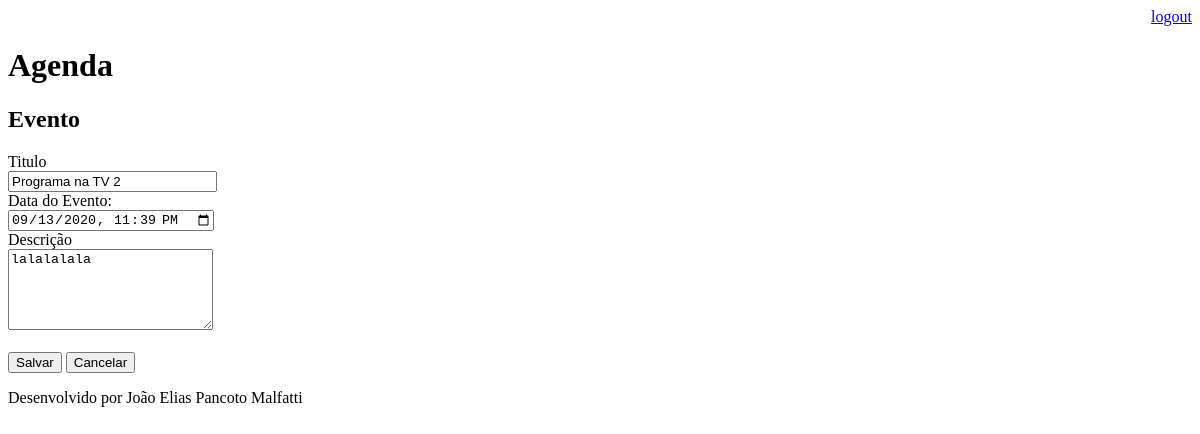
/agenda/evento/?id=6 (signed in), run on an earlier commit of the app's database.
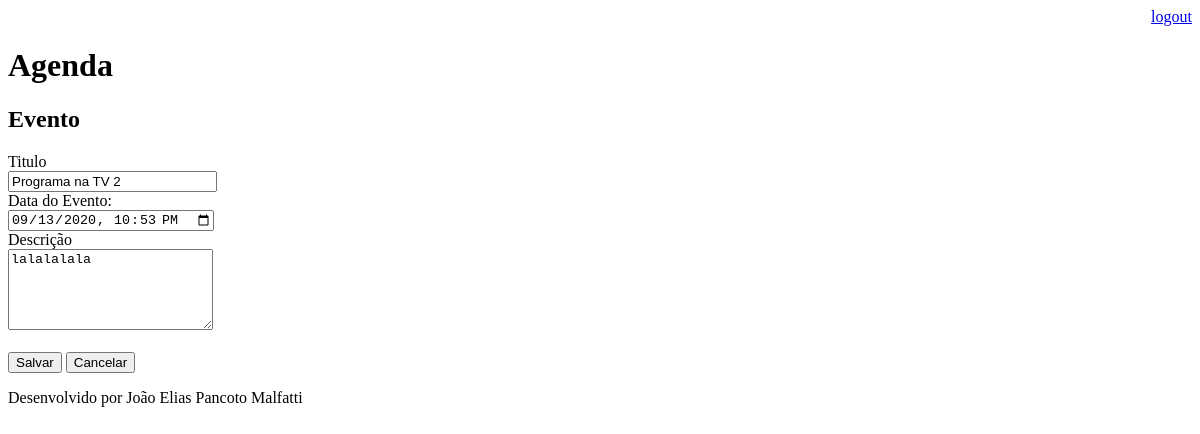
And on a later commit of the database.
### core/models.py (models this page shows, shortened)
class Evento(models.Model):
    titulo = models.CharField(max_length=100)
    descricao = models.TextField(blank=True, null= True)
    data_evento = models.DateTimeField(verbose_name='Data do Evento')
    data_criacao = models.DateTimeField(auto_now=True) # sempre criado o registro, vai ser atual hora
    usuario = models.ForeignKey(User, on_delete=models.CASCADE)
    class Meta:
        db_table = 'evento'
    def get_data_input_evento(self):
        return self.data_evento.strftime('%Y-%m-%dT%H:%M')

### core/views.py (the view)
# urls.py: path('agenda/evento/', views.evento),
@login_required(login_url='/login/')
def evento(request):
    id_evento=request.GET.get('id')
    dados={}
    if id_evento:
        dados['evento'] = Evento.objects.get(id=id_evento)
    return render(request, 'evento.html', dados)

### Templates/evento.html (shortened to what this page needs)
{% extends "model-page.html" %}
{% block content %}
<h2>Evento</h2>
<form action="submit" method="POST"> {% csrf_token %}
    <label>Titulo</label>
    <br>
    <input type="text" name="titulo" size="23" value="{{ evento.titulo }}">
    <br>
    <label>Data do Evento:</label>
    <br>
    <input type="datetime-local" name="data_evento" value="{{ evento.get_data_input_evento }}">
    <br>
    <label>Descrição</label>
    <br>
    <textarea name="descricao" rows="5" cols ="23">{{ evento.descricao}}</textarea>
    <br><br>
    <button type="submit">Salvar</button>
    <a href="/">
        <button type="button">Cancelar</button>
    </a>
</form>
{% endblock %}

What changed in the data, as far as the page shows it:
changed Evento "Programa na TV 2": data_evento "09/13/2020 23:39" → "09/13/2020 22:53"
